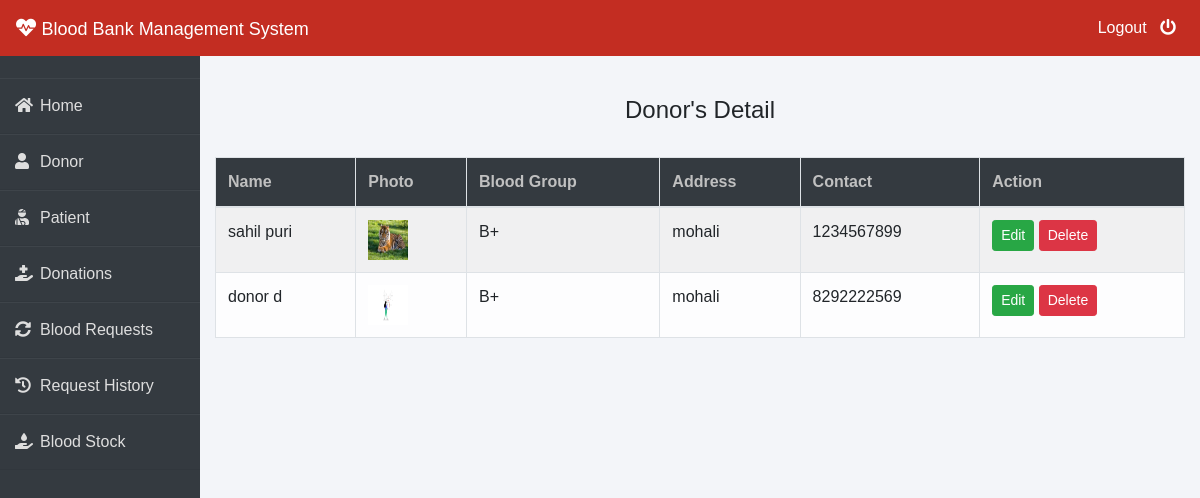
/admin-donor (signed in), run on the app's committed database.
### donor/models.py (models this page shows, shortened)
class Donor(models.Model):
    user=models.OneToOneField(User,on_delete=models.CASCADE)
    profile_pic= models.ImageField(upload_to='profile_pic/Donor/',null=True,blank=True)
    bloodgroup=models.CharField(max_length=10)
    address = models.CharField(max_length=40)
    mobile = models.CharField(max_length=20,null=False)
    @property
    def get_name(self):
        return self.user.first_name+" "+self.user.last_name

### blood/views.py (the view)
# urls.py: path('admin-donor', views.admin_donor_view,name='admin-donor'),
@login_required(login_url='adminlogin')
def admin_donor_view(request):
    donors=dmodels.Donor.objects.all()
    return render(request,'blood/admin_donor.html',{'donors':donors})

### templates/blood/admin_donor.html
{% extends 'blood/adminbase.html' %}
{% block content %}
{% load widget_tweaks %}
{%load static%}
<br><br>
<div class="container">
    <H4 class="text-center">Donor's Detail</H4><br>
    <table class="table table-light table-hover table-bordered table-striped">
        <thead class="bg-dark">
            <tr>
                <th scope="col" style="color: rgb(192, 192, 192);">Name</th>
                <th scope="col" style="color: rgb(192, 192, 192);">Photo</th>
                <th scope="col" style="color: rgb(192, 192, 192);">Blood Group</th>
                <th scope="col" style="color: rgb(192, 192, 192);">Address</th>
                <th scope="col" style="color: rgb(192, 192, 192);">Contact</th>
                <th style="color: rgb(192, 192, 192);">Action</th>
            </tr>
        </thead>
        <tbody>
            {% for t in donors %}
            <tr>
                <td> {{t.get_name}}</td>
                <td> <img src="{% static t.profile_pic.url %}" alt="Profile Pic" height="40px" width="40px" /></td>
                <td>{{t.bloodgroup}}</td>
                <td>{{t.address}}</td>
                <td>{{t.mobile}}</td>
                <td>
                    <button class="btn btn-success btn-sm"><a  style="text-decoration: none;color: white;" href="{% url 'update-donor' t.id  %}">Edit</a> </button>
                    <button class="btn btn-danger btn-sm"><a  style="text-decoration: none;color: white;" href="{% url 'delete-donor' t.id  %}">Delete</a> </button>
                </td>
            </tr>
            {% endfor %}
        </tbody>
    </table>
</div>
{% endblock content %}

### templates/blood/adminbase.html (style rules this page uses)
* { margin: 0; padding: 0; box-sizing: border-box; list-style: none; text-decoration: none; font-family: 'Josefin Sans', sans-serif; }
body { background-color: #f3f5f9; }

### data on the page
Donor: get_name "sahil puri", profile_pic (picture), bloodgroup "B+", address "mohali", mobile "1234567899"
Donor: get_name "donor d", profile_pic (picture), bloodgroup "B+", address "mohali", mobile "8292222569"
